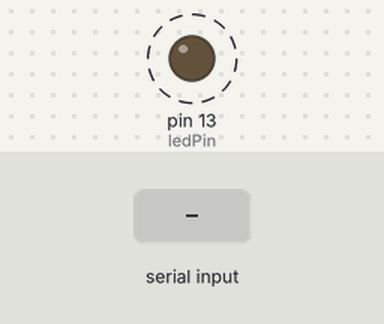
Simulated run of this sketch. Board: Arduino Leonardo, built with avr-gcc and run on an emulated ATmega32U4. Parts: output pins drawn as LEDs (lit = HIGH). Dashed ring = blinking. The test bench sets the inputs (shaded band). What the sketch prints to the serial monitor is not drawn.

Above: at 2.8 s.
2.9 s: "1" received over Serial
Timing chart, 0 to 12.4 s (numbered marks = the images above; inputs shaded):
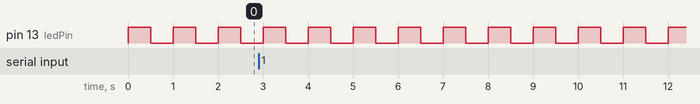

Measured:
- by itself, pin 13 (ledPin): alternates HIGH for 0.50 s and LOW for 0.50 s

The sketch:

NetPortRead.ino
```cpp
int tagOn = 8;
int tagOff = 0;
int ledPin = 13;

void setup()
{
  // start serial port at 9600 bps;
  Serial.begin(9600);
  while (!Serial) {
    ; // wait for serial port to connect. Needed for Leonardo only
  }
  pinMode(13, OUTPUT);
  //establishContact();
}

void loop()
{
  if (Serial.available() > 0){
    Serial.read();
    Serial.print(tagOn);
    Serial.print(",");
    Serial.println(tagOff);
  }
  digitalWrite(ledPin, HIGH);
  delay(500);
  digitalWrite(ledPin,LOW);
  delay(500);
}

/*void establishContact()
{
   while (Serial.available() <= 0)
   {
     Serial.print('A');   // send a capital A
     delay(300);
  }
}*/
```
